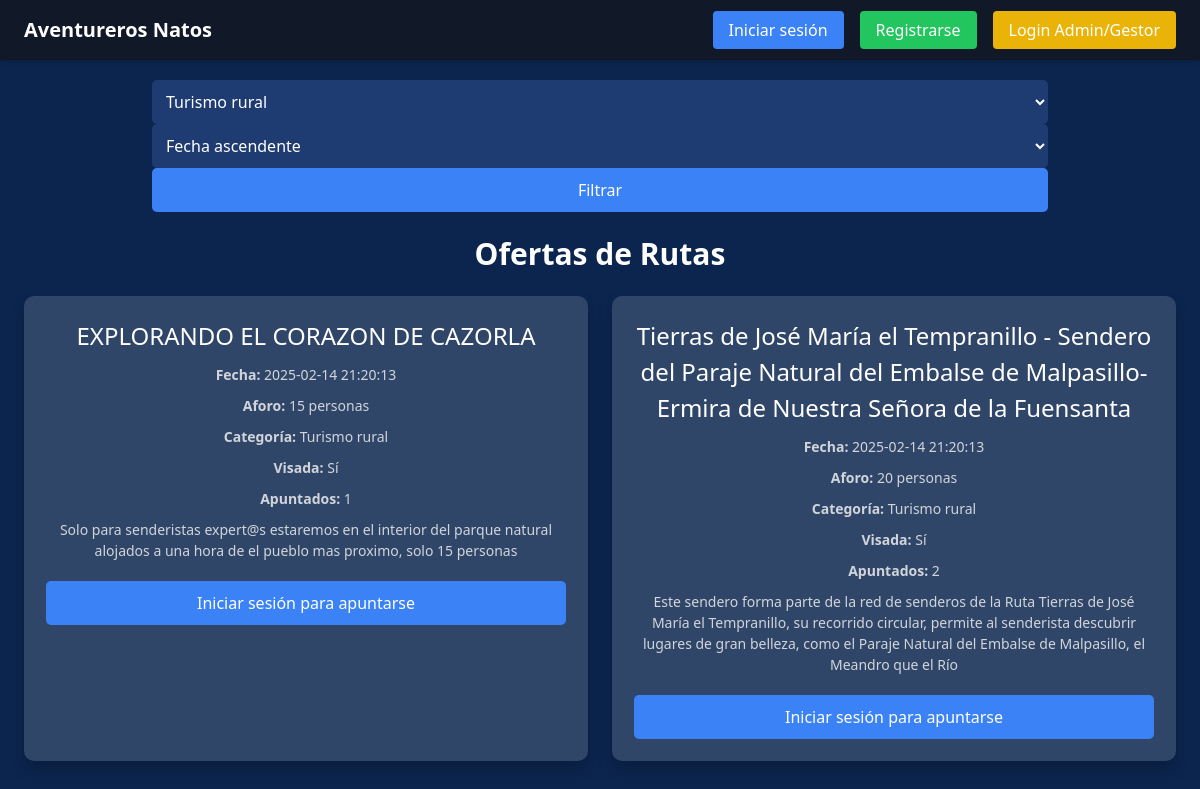
The app's page /index.php?categoria=7 with its own data.
### tables this page shows
CREATE TABLE `ofertas` (
  `id` int(11) NOT NULL AUTO_INCREMENT,
  `usuario_id` int(11) NOT NULL,
  `categoria_id` int(11) NOT NULL,
  `nombre` varchar(256) NOT NULL,
  `descripcion` varchar(256) NOT NULL,
  `fecha_actividad` datetime NOT NULL,
  `aforo` int(11) NOT NULL,
  `visada` int(11) NOT NULL,
  `created_at` timestamp NOT NULL,
  `updated_at` timestamp NOT NULL,
  PRIMARY KEY (`id`),
  KEY `usuario_id` (`usuario_id`),
  KEY `categoria_id` (`categoria_id`),
  CONSTRAINT `ofertas_ibfk_1` FOREIGN KEY (`usuario_id`) REFERENCES `usuarios` (`id`),
  CONSTRAINT `ofertas_ibfk_2` FOREIGN KEY (`categoria_id`) REFERENCES `categorias` (`id`)
);

CREATE TABLE `categorias` (
  `id` int(11) NOT NULL AUTO_INCREMENT,
  `categoria` varchar(256) NOT NULL,
  `created_at` timestamp NOT NULL,
  `updated_at` timestamp NOT NULL,
  PRIMARY KEY (`id`)
);

### index.php (the view, shortened to what this page needs)
<?php
require_once("variables.php");
$conexion = conectarPDO($host, $user, $password, $bbdd);
$query = "SELECT * FROM categorias";
$stmt = $conexion->prepare($query);
$stmt->execute();
$categorias = $stmt->fetchAll(PDO::FETCH_ASSOC);
$filtro_categoria = $_GET['categoria'] ?? '';
$filtro_orden = $_GET['orden'] ?? 'fecha_actividad ASC';
$perfil_id = $_SESSION['perfil_temporal'] ?? $_SESSION['usuario']['perfil_id'] ?? null;
$query = "SELECT ofertas.*, categorias.categoria,
          (SELECT COUNT(*) FROM solicitudes WHERE solicitudes.oferta_id = ofertas.id) AS num_apuntados
          FROM ofertas
          JOIN categorias ON ofertas.categoria_id = categorias.id
          WHERE 1=1";
if ($filtro_categoria) {
    $query .= " AND ofertas.categoria_id = :categoria_id";
}
if (!isset($_SESSION['usuario']) || ($perfil_id != 2 && $perfil_id != 1 && $perfil_id != 3 && $perfil_id != 4)) {
    $query .= " AND ofertas.visada = 1";
} elseif ($perfil_id == 3) {
    $query .= " AND (ofertas.visada = 1 OR ofertas.usuario_id = :usuario_id)";
}
$query .= " ORDER BY $filtro_orden";
$stmt = $conexion->prepare($query);
if ($filtro_categoria) {
    $stmt->bindParam(':categoria_id', $filtro_categoria, PDO::PARAM_INT);
}
$stmt->execute();
$rutas = $stmt->fetchAll(PDO::FETCH_ASSOC);
?>
<!DOCTYPE html>
<html lang="es">
<head>
    <link rel="stylesheet" href="css/styles.css">
    <script src="https://cdn.tailwindcss.com"></script>
</head>
<body>
    <header id="main-header" class="fixed w-full bg-gray-900 shadow-md py-4 px-6 hidden-header">
        <div class="max-w-7xl mx-auto flex justify-between items-center">
            <h1 class="text-xl font-bold text-white">Aventureros Natos</h1>
            <nav>
                <ul class="flex space-x-4">
                    <?php if (!isset($_SESSION['usuario'])): ?>
                        <li>
                            <a href="acceso/login.php" class="bg-blue-500 text-white px-4 py-2 rounded hover:bg-blue-600">Iniciar sesión</a>
                        </li>
                        <li>
                            <a href="acceso/registrarse.php" class="bg-green-500 text-white px-4 py-2 rounded hover:bg-green-600">Registrarse</a>
                        </li>
                        <li>
                            <a href="acceso/login_admin.php" class="bg-yellow-500 text-white px-4 py-2 rounded hover:bg-yellow-600">Login Admin/Gestor</a>
                        </li>
                    <?php else: ?>
                        <li><a href="perfil.php" class="text-white">Bienvenido, <?php echo htmlspecialchars($_SESSION['usuario']['nombre'] ?? ''); ?></a></li>
                        <li><a href="acceso/logout.php" class="bg-red-500 text-white px-4 py-2 rounded hover:bg-red-600">Cerrar sesión</a></li>
                    <?php endif; ?>
                </ul>
            </nav>
        </div>
    </header>
    <main class="pt-20 max-w-7xl mx-auto p-6">
        <section class="mb-6 filter-section">
            <form method="GET" class="flex flex-wrap justify-center w-full max-w-4xl mx-auto">
                <select name="categoria" class="p-2 rounded border bg-gray-700 text-white mb-2 md:mb-0">
                    <?php foreach ($categorias as $categoria): ?>
                        <option value="<?php echo $categoria['id']; ?>" <?php if ($filtro_categoria == $categoria['id']) echo 'selected'; ?>>
                            <?php echo htmlspecialchars($categoria['categoria']); ?>
                        </option>
                    <?php endforeach; ?>
                </select>
                <select name="orden" class="p-2 rounded border bg-gray-700 text-white mb-2 md:mb-0">
                    <option value="fecha_actividad ASC" <?php if ($filtro_orden == 'fecha_actividad ASC') echo 'selected'; ?>>Fecha ascendente</option>
                </select>
                <button type="submit" class="filter-btn text-white px-4 py-2 rounded hover:bg-blue-600">Filtrar</button>
            </form>
        </section>
        <section>
            <h2 class="text-3xl font-semibold mb-6 text-center text-white">Ofertas de Rutas</h2>
            <div class="grid md:grid-cols-2 gap-6">
                <?php
                foreach ($rutas as $ruta) {
                    echo "<div class='offer-card'>";
                    echo "<h3>" . htmlspecialchars($ruta['nombre']) . "</h3>";
                    echo "<p><strong>Fecha:</strong> " . htmlspecialchars($ruta['fecha_actividad']) . "</p>";
                    echo "<p><strong>Aforo:</strong> " . htmlspecialchars($ruta['aforo']) . " personas</p>";
                    echo "<p><strong>Categoría:</strong> " . htmlspecialchars($ruta['categoria']) . "</p>";
                    echo "<p><strong>Visada:</strong> " . ($ruta['visada'] ? 'Sí' : 'No') . "</p>";
                    echo "<p><strong>Apuntados:</strong> " . htmlspecialchars($ruta['num_apuntados']) . "</p>";
                    echo "<p>" . nl2br(htmlspecialchars($ruta['descripcion'])) . "</p>";
                    if (isset($_SESSION['usuario'])) {
                        if ($perfil_id == 4) {
                            $fecha_actividad = new DateTime($ruta['fecha_actividad']);
                            $fecha_actual = new DateTime();
                            $intervalo = $fecha_actual->diff($fecha_actividad)->days;
                            if ($intervalo <= 15) {
                                echo "<button class='bg-gray-500 text-white px-4 py-2 rounded mt-4' disabled>No disponible</button>";
                            } elseif ($ruta['num_apuntados'] >= $ruta['aforo']) {
                                echo "<button class='bg-gray-500 text-white px-4 py-2 rounded mt-4' disabled>Oferta completa</button>";
                            } else {
                                $query_apuntado = "SELECT * FROM solicitudes WHERE usuario_id = :usuario_id AND oferta_id = :oferta_id";
                                $stmt_apuntado = $conexion->prepare($query_apuntado);
                                $stmt_apuntado->bindParam(':usuario_id', $_SESSION['usuario']['id'], PDO::PARAM_INT);
                                $stmt_apuntado->bindParam(':oferta_id', $ruta['id'], PDO::PARAM_INT);
                                $stmt_apuntado->execute();
                                $apuntado = $stmt_apuntado->fetch(PDO::FETCH_ASSOC);
                                if ($apuntado) {
                                    echo "<form method='POST' action='desapuntarse.php'>";
                                    echo "<input type='hidden' name='oferta_id' value='" . $ruta['id'] . "'>";
                                    echo "<button type='submit' class='bg-red-500 text-white px-4 py-2 rounded mt-4'>Desapuntarse</button>";
                                    echo "</form>";
                                } else {
                                    echo "<form method='POST' action='apuntarse.php'>";
                                    echo "<input type='hidden' name='oferta_id' value='" . $ruta['id'] . "'>";
                                    echo "<button type='submit' class='bg-blue-500 text-white px-4 py-2 rounded mt-4'>Apuntarse</button>";
                                    echo "</form>";
                                }
                            }
                        } elseif ($perfil_id == 3 && $ruta['usuario_id'] == $_SESSION['usuario']['id']) {
                            echo "<form method='POST' action='borrar_oferta.php'>";
                            echo "<input type='hidden' name='oferta_id' value='" . $ruta['id'] . "'>";
                            echo "<button type='submit' class='bg-red-500 text-white px-4 py-2 rounded mt-4'>Borrar</button>";
                            echo "</form>";
                            if (!$ruta['visada']) {
                                echo "<form method='POST' action='modificar_oferta.php'>";
                                echo "<input type='hidden' name='oferta_id' value='" . $ruta['id'] . "'>";
                                echo "<button type='submit' class='bg-blue-500 text-white px-4 py-2 rounded mt-4'>Modificar</button>";
                                echo "</form>";
                            } else {
                                echo "<button class='bg-gray-500 text-white px-4 py-2 rounded mt-4' disabled>Oferta ya visada</button>";
                            }
                        } elseif ($perfil_id == 2) {
                            if (!$ruta['visada']) {
                                echo "<form method='POST' action='visar_oferta.php'>";
                                echo "<input type='hidden' name='oferta_id' value='" . $ruta['id'] . "'>";
                                echo "<input type='hidden' name='accion' value='visar'>";
                                echo "<button type='submit' class='bg-green-500 text-white px-4 py-2 rounded mt-4'>Visar</button>";
                                echo "</form>";
                                echo "<form method='POST' action='borrar_oferta.php'>";
                                echo "<input type='hidden' name='oferta_id' value='" . $ruta['id'] . "'>";
                                echo "<button type='submit' class='bg-red-500 text-white px-4 py-2 rounded mt-4'>Rechazar</button>";
                                echo "</form>";
                            } else {
                                echo "<button class='bg-gray-500 text-white px-4 py-2 rounded mt-4' disabled>Oferta ya visada</button>";
                            }
                        } elseif ($perfil_id == 1) {
                            echo "<form method='POST' action='borrar_oferta.php'>";
                            echo "<input type='hidden' name='oferta_id' value='" . $ruta['id'] . "'>";
                            echo "<button type='submit' class='bg-red-500 text-white px-4 py-2 rounded mt-4'>Borrar</button>";
                            echo "</form>";
                            echo "<form method='POST' action='modificar_oferta.php'>";
                            echo "<input type='hidden' name='oferta_id' value='" . $ruta['id'] . "'>";
                            echo "<button type='submit' class='bg-blue-500 text-white px-4 py-2 rounded mt-4'>Modificar</button>";
                            echo "</form>";
                            if (!$ruta['visada']) {
                                echo "<form method='POST' action='visar_oferta.php'>";
                                echo "<input type='hidden' name='oferta_id' value='" . $ruta['id'] . "'>";
                                echo "<input type='hidden' name='accion' value='visar'>";
                                echo "<button type='submit' class='bg-green-500 text-white px-4 py-2 rounded mt-4'>Visar</button>";
                                echo "</form>";
                            } else {
                                echo "<form method='POST' action='visar_oferta.php'>";
                                echo "<input type='hidden' name='oferta_id' value='" . $ruta['id'] . "'>";
                                echo "<input type='hidden' name='accion' value='desvisar'>";
                                echo "<button type='submit' class='bg-yellow-500 text-white px-4 py-2 rounded mt-4'>Desvisar</button>";
                                echo "</form>";
                            }
                        }
                    } else {
                        $fecha_actividad = new DateTime($ruta['fecha_actividad']);
                        $fecha_actual = new DateTime();
                        $intervalo = $fecha_actual->diff($fecha_actividad)->days;
                        if ($intervalo <= 15) {
                            echo "<button class='bg-gray-500 text-white px-4 py-2 rounded mt-4' disabled>No disponible</button>";
                        } else {
                            echo "<a href='acceso/login.php' class='bg-blue-500 text-white px-4 py-2 rounded mt-4'>Iniciar sesión para apuntarse</a>";
                        }
                    }
                    echo "</div>";
                }
                ?>
            </div>
        </section>
        <br><br>
    </main>
</body>
</html>

### css/styles.css (style rules this page uses)
body { background-color: #0c254e; color: #e2e8f0; }
.hidden-header { transition: transform 0.3s ease-in-out; }
h2 { text-align: center; margin-bottom: 20px; font-size: 24px; }
form { display: flex; flex-direction: column; }
button { padding: 12px; background-color: #4caf50; color: white; font-size: 16px; border: none; border-radius: 4px; cursor: pointer; }
p { text-align: center; font-size: 14px; }
a { color: #4caf50; text-decoration: none; }
.offer-card button, .offer-card a { display: inline-block; margin-top: 10px; padding: 10px 20px; border-radius: 5px; text-decoration: none; transition: background-color 0.3s ease; width: 100%; text-align: center; }
.filter-section { display: flex; flex-wrap: wrap; justify-content: center; align-items: center; margin-bottom: 20px; gap: 15px; }
.filter-section select, .filter-section button, .filter-section label { background-color: #1e3c72; color: white; border: none; padding: 10px; border-radius: 5px; transition: background-color 0.3s ease; margin: 0; }
.filter-section button.filter-btn { background-color: #3b82f6; }
.offer-card { background: rgba(255, 255, 255, 0.15); padding: 20px; border-radius: 10px; box-shadow: 0 8px 16px rgba(0, 0, 0, 0.2); transition: transform 0.3s ease, box-shadow 0.3s ease; text-align: center; border: 2px solid transparent; z-index: 1; }
.offer-card h3 { color: white; font-size: 24px; margin-bottom: 10px; }
.offer-card p { color: #d1d5db; margin-bottom: 10px; }
.offer-card button, .offer-card a { display: inline-block; margin-top: 10px; padding: 10px 20px; border-radius: 5px; text-decoration: none; transition: background-color 0.3s ease; }
.offer-card .bg-blue-500 { background-color: #3b82f6; }
#main-header { z-index: 3; }

### records on screen
ofertas: nombre "EXPLORANDO EL CORAZON DE CAZORLA", fecha_actividad "2025-02-14 21:20:13", aforo "15", categoria.categoria "Turismo rural", visada "Sí", num_apuntados "1", descripcion "Solo para senderistas expert@s estaremos en el interior del parque natural alojados a una hora de el pueblo mas proximo, solo 15 personas", shows "Iniciar sesión para apuntarse"
ofertas: nombre "Tierras de José María el Tempranillo - Sendero del Paraje Natural del Embalse de Malpasillo- Ermira de Nuestra Señora de la Fuensanta", fecha_actividad "2025-02-14 21:20:13", aforo "20", categoria.categoria "Turismo rural", visada "Sí", num_apuntados "2", descripcion "Este sendero forma parte de la red de senderos de la Ruta Tierras de José María el Tempranillo, su recorrido circular, permite al senderista descubrir lugares de gran belleza, como el Paraje Natural del Embalse de Malpasillo, el Meandro que el Río", shows "Iniciar sesión para apuntarse"

### other values on screen
form field categoria "Turismo rural"
